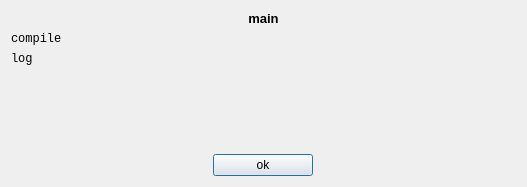
<?xml version="1.0" encoding="UTF-8"?>
<ui version="4.0">
 <class>version</class>
 <widget class="QDialog" name="version">
  <property name="geometry">
   <rect>
    <x>0</x>
    <y>0</y>
    <width>527</width>
    <height>187</height>
   </rect>
  </property>
  <property name="windowTitle">
   <string>Dialog</string>
  </property>
  <layout class="QVBoxLayout" name="verticalLayout_2">
   <item>
    <widget class="QLabel" name="version_main">
     <property name="font">
      <font>
       <pointsize>10</pointsize>
       <weight>75</weight>
       <bold>true</bold>
      </font>
     </property>
     <property name="text">
      <string>main</string>
     </property>
     <property name="alignment">
      <set>Qt::AlignCenter</set>
     </property>
    </widget>
   </item>
   <item>
    <widget class="QLabel" name="version_compile">
     <property name="font">
      <font>
       <family>Courier New</family>
      </font>
     </property>
     <property name="text">
      <string>compile</string>
     </property>
    </widget>
   </item>
   <item>
    <widget class="QLabel" name="version_git">
     <property name="font">
      <font>
       <family>Courier New</family>
      </font>
     </property>
     <property name="text">
      <string>log</string>
     </property>
    </widget>
   </item>
   <item>
    <spacer name="spacer">
     <property name="orientation">
      <enum>Qt::Vertical</enum>
     </property>
     <property name="sizeHint" stdset="0">
      <size>
       <width>20</width>
       <height>40</height>
      </size>
     </property>
    </spacer>
   </item>
   <item>
    <layout class="QHBoxLayout" name="horizontalLayout">
     <item>
      <widget class="QPushButton" name="ok">
       <property name="maximumSize">
        <size>
         <width>100</width>
         <height>16777215</height>
        </size>
       </property>
       <property name="text">
        <string>ok</string>
       </property>
      </widget>
     </item>
    </layout>
   </item>
  </layout>
 </widget>
 <resources/>
 <connections>
  <connection>
   <sender>ok</sender>
   <signal>released()</signal>
   <receiver>version</receiver>
   <slot>close()</slot>
   <hints>
    <hint type="sourcelabel">
     <x>262</x>
     <y>165</y>
    </hint>
    <hint type="destinationlabel">
     <x>263</x>
     <y>93</y>
    </hint>
   </hints>
  </connection>
 </connections>
</ui>
